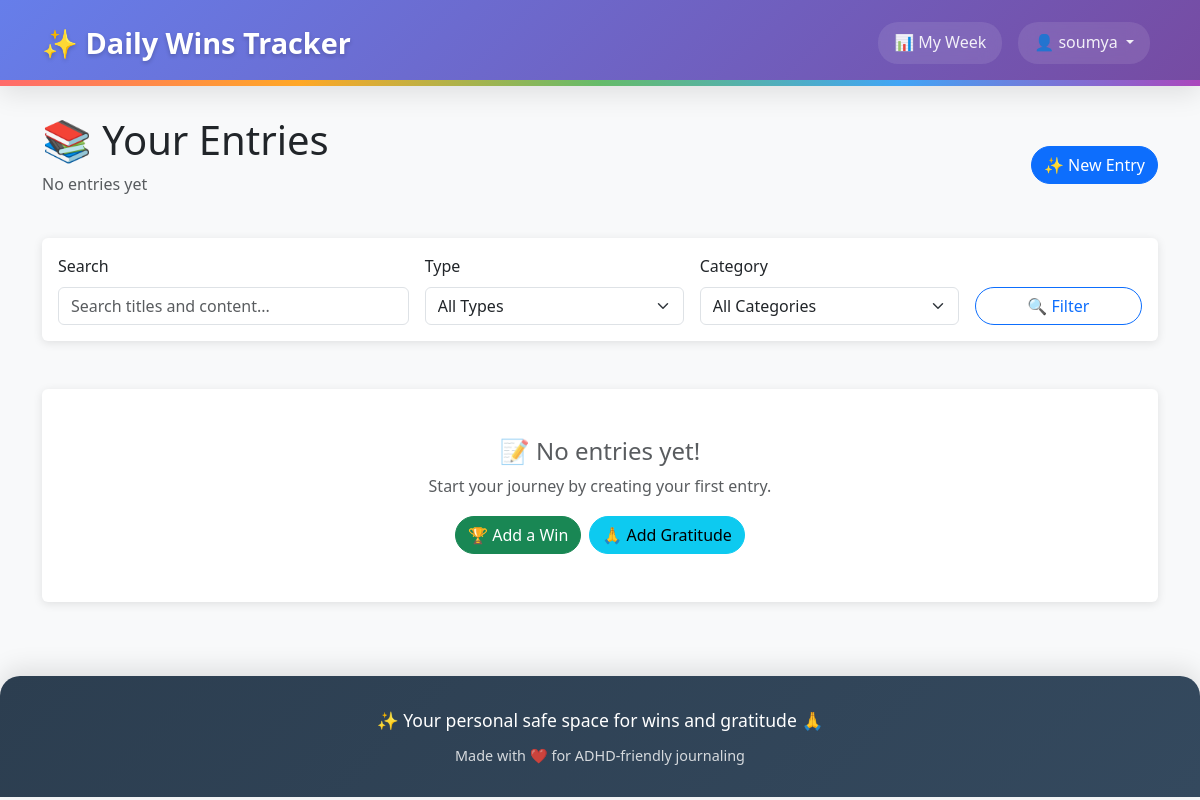
Page /entries/ (signed in) on the earlier database version.
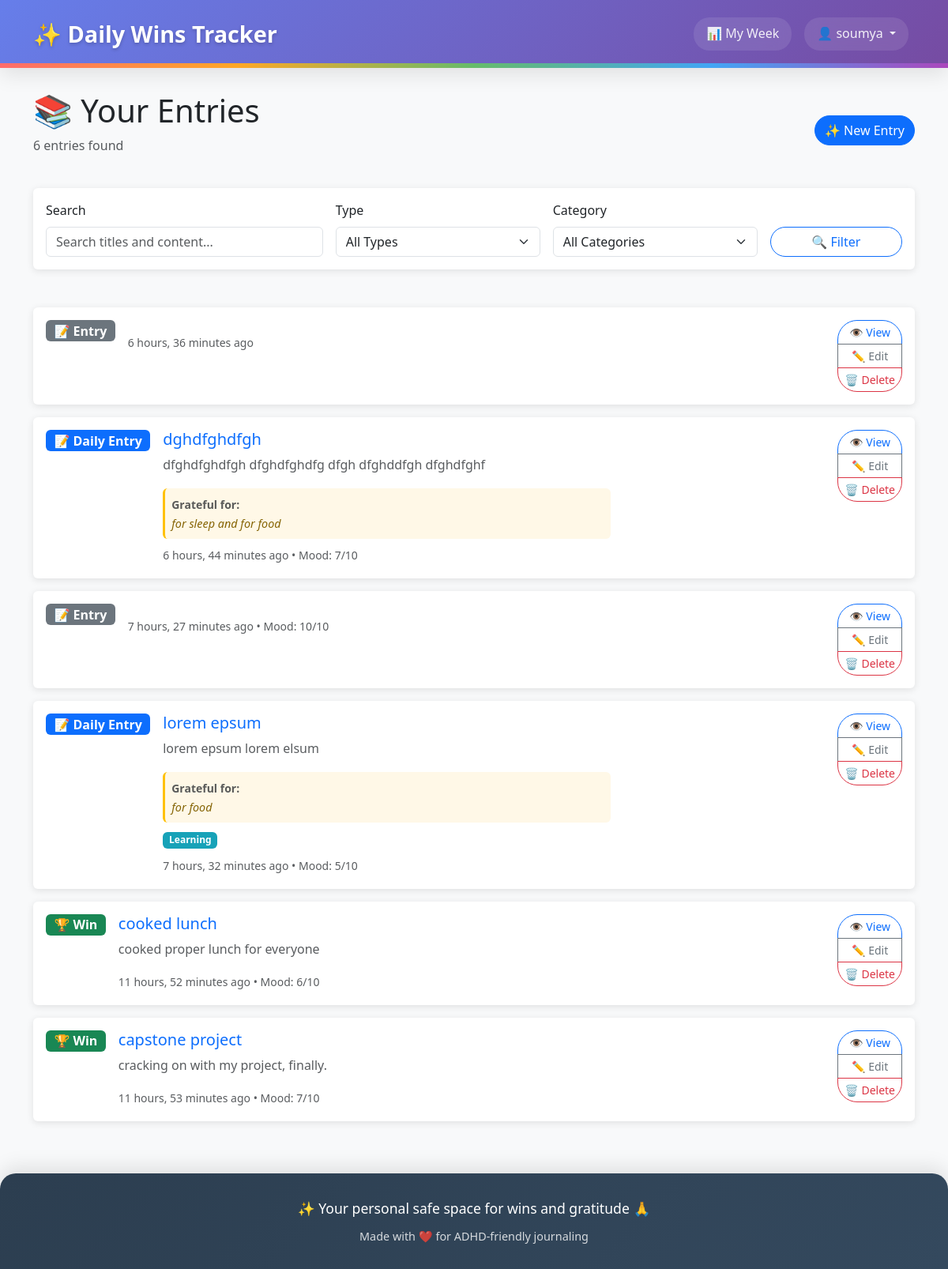
Same page on the later database version.
### tracker/models.py (models this page shows, shortened)
class Entry(models.Model):
    class MoodChoice(models.IntegerChoices):
        TERRIBLE = 1, '😰 Terrible'
        BAD = 2, '😞 Bad'
        MEH = 3, '😐 Meh'
        OKAY = 4, '🙂 Okay'
        GOOD = 5, '😊 Good'
        GREAT = 6, '😄 Great'
        AMAZING = 7, '🤩 Amazing'
        FANTASTIC = 8, '🥳 Fantastic'
        INCREDIBLE = 9, '✨ Incredible'
        PERFECT = 10, '🌟 Perfect'
    user = models.ForeignKey(User, on_delete=models.CASCADE, related_name='entries')
    entry_date = models.DateField(help_text="The date this entry is for", null=True, blank=True)
    title = models.CharField(max_length=200, blank=True, help_text="Short title for your daily win")
    content = models.TextField(blank=True, help_text="Details about your daily wins")
    mood_rating = models.IntegerField(
        choices=MoodChoice.choices,
        null=True,
        blank=True,
        help_text="How was your mood today?"
    )
    gratitude_text = models.TextField(
        blank=True,
        help_text="Today I was grateful for..."
    )
    date_created = models.DateTimeField(auto_now_add=True)
    date_modified = models.DateTimeField(auto_now=True)
    is_private = models.BooleanField(default=True)
    categories = models.ManyToManyField(
        Category,
        blank=True,
        related_name='entries',
        help_text="Optional categories for this entry"
    )
    class Meta:
        verbose_name_plural = "Entries"
        ordering = ['-entry_date', '-date_created']
        constraints = [
            UniqueConstraint(
                fields=['user', 'entry_date'],
                name='unique_entry_per_user_per_day',
                violation_error_message='You can only have one entry per day.'
            ),
            models.CheckConstraint(
                name='mood_rating_valid_choice',
                check=models.Q(mood_rating__isnull=True) | models.Q(mood_rating__in=[1,2,3,4,5,6,7,8,9,10]),
                violation_error_message='Mood rating must be between 1 and 10.',
            )
        ]
        indexes = [
            models.Index(fields=['user', '-entry_date']),
            models.Index(fields=['user', 'entry_date']),  # For specific day lookups
            models.Index(fields=['mood_rating']),
        ]

class Category(models.Model):
    user = models.ForeignKey(User, on_delete=models.CASCADE, related_name='categories')
    name = models.CharField(max_length=100)
    color = models.CharField(
        max_length=7,
        default='#007bff',
        validators=[
            RegexValidator(
                regex='^#[0-9A-Fa-f]{6}$',
                message='Color must be a valid hex code (e.g., #007bff)'
            )
        ]
    )
    description = models.TextField(blank=True)
    date_created = models.DateTimeField(auto_now_add=True)
    class Meta:
        verbose_name_plural = "Categories"
        ordering = ['name']
        constraints = [
            UniqueConstraint(
                Lower('name'), 'user',
                name='unique_category_name_per_user',
                violation_error_message='You already have a category with this name (case-insensitive).'
            )
        ]
        indexes = [
            models.Index(fields=['user', 'name']),
            Index(Lower('name'), name='idx_category_lower_name'),  # Functional index for case-insensitive lookups
        ]

### tracker/views.py (the view)
# urls.py: path("entries/", views.entry_list, name="entry_list"),
@login_required
def entry_list(request):
    entries = Entry.objects.filter(user=request.user)
    entry_type_filter = request.GET.get('type')
    if entry_type_filter == 'win':
        entries = entries.exclude(content__exact='')
    elif entry_type_filter == 'gratitude':
        entries = entries.exclude(gratitude_text__exact='')
    category_filter = request.GET.get('category')
    if category_filter:
        try:
            category_id = int(category_filter)
            entries = entries.filter(categories__id=category_id)
        except (ValueError, TypeError):
            pass
    search_query = request.GET.get('search')
    if search_query:
        entries = entries.filter(
            Q(title__icontains=search_query) |
            Q(content__icontains=search_query)
        )
    entries = entries.distinct().order_by('-date_created')
    paginator = Paginator(entries, 10)  # 10 entries per page
    page_number = request.GET.get('page')
    page_obj = paginator.get_page(page_number)
    user_categories = Category.objects.filter(user=request.user)
    context = {
        'page_obj': page_obj,
        'entries': page_obj,  # For template compatibility
        'user_categories': user_categories,
        'current_filter': entry_type_filter,
        'current_category': category_filter,
        'search_query': search_query or '',
        'total_count': entries.count(),
    }
    return render(request, 'tracker/entry_list.html', context)

### templates/tracker/entry_list.html (shortened to what the changed rows need)
{% extends "base.html" %}
{% block content %}
<div class="row">
    <div class="col-md-12">
        <div class="d-flex justify-content-between align-items-center mb-4">
            <div>
                <h1>📚 Your Entries</h1>
                <p class="text-muted">
                    {% if total_count %}
                        {{ total_count }} entr{{ total_count|pluralize:"y,ies" }} found
                    {% else %}
                        No entries yet
                    {% endif %}
                </p>
            </div>
        </div>
    </div>
</div>
<div class="row">
    <div class="col-md-12">
        {% if entries %}
            {% for entry in entries %}
                <div class="card mb-3">
                    <div class="card-body">
                        <div class="row">
                            <div class="col-md-8">
                                <div class="d-flex align-items-start">
                                    <div class="me-3">
                                        {% if entry.content and entry.gratitude_text %}
                                            <span class="badge bg-primary fs-6">📝 Daily Entry</span>
                                        {% elif entry.content %}
                                            <span class="badge bg-success fs-6">🏆 Win</span>
                                        {% elif entry.gratitude_text %}
                                            <span class="badge bg-info fs-6">🙏 Gratitude</span>
                                        {% else %}
                                            <span class="badge bg-secondary fs-6">📝 Entry</span>
                                        {% endif %}
                                    </div>
                                    <div class="flex-grow-1">
                                        <h5 class="card-title mb-2">
                                            <a href="{% url 'entry_detail' entry.pk %}" class="text-decoration-none">
                                                {{ entry.title }}
                                            </a>
                                        </h5>
                                        <p class="card-text text-muted">
                                            {% if entry.content %}
                                                {{ entry.content|truncatewords:30 }}
                                            {% endif %}
                                        </p>
                                        {% if entry.gratitude_text %}
                                            <div class="p-2 mb-2" style="background: #fff8e7; border-radius: 6px; border-left: 3px solid #ffc107;">
                                                <small class="text-muted"><strong>Grateful for:</strong></small>
                                                <p class="card-text mb-0" style="font-style: italic; color: #856404; font-size: 0.9rem;">
                                                    {{ entry.gratitude_text|truncatewords:20 }}
                                                </p>
                                            </div>
                                        {% endif %}
                                        {% if entry.categories.all %}
                                            <div class="mb-2">
                                                {% for category in entry.categories.all %}
                                                    <span class="badge me-1" style="background-color: {{ category.color }};">
                                                        {{ category.name }}
                                                    </span>
                                                {% endfor %}
                                            </div>
                                        {% endif %}
                                        <small class="text-muted">
                                            {{ entry.date_created|timesince }} ago
                                            {% if entry.mood_rating %}
                                                • Mood: {{ entry.mood_rating }}/10
                                            {% endif %}
                                        </small>
                                    </div>
                                </div>
                            </div>
                            <div class="col-md-4 text-end">
                                <div class="btn-group-vertical btn-group-sm" role="group">
                                    <a href="{% url 'entry_detail' entry.pk %}" class="btn btn-outline-primary">
                                        👁️ View
                                    </a>
                                    <a href="{% url 'entry_edit' entry.pk %}" class="btn btn-outline-secondary">
                                        ✏️ Edit
                                    </a>
                                    <button type="button" class="btn btn-outline-danger" onclick="deleteEntry({{ entry.pk }})">
                                        🗑️ Delete
                                    </button>
                                </div>
                            </div>
                        </div>
                    </div>
                </div>
            {% endfor %}
        {% else %}
            <div class="card">
                <div class="card-body text-center py-5">
                    {% if search_query or current_filter or current_category %}
                        <h4 class="text-muted">🔍 No entries found</h4>
                        <p class="text-muted">Try adjusting your search criteria or filters.</p>
                        <a href="{% url 'entry_list' %}" class="btn btn-outline-secondary">Clear Filters</a>
                    {% else %}
                        <h4 class="text-muted">📝 No entries yet!</h4>
                        <p class="text-muted">Start your journey by creating your first entry.</p>
                        <div class="d-grid gap-2 d-md-flex justify-content-md-center">
                            <a href="{% url 'entry_create' %}?type=win" class="btn btn-success">
                                🏆 Add a Win
                            </a>
                            <a href="{% url 'entry_create' %}?type=gratitude" class="btn btn-info">
                                🙏 Add Gratitude
                            </a>
                        </div>
                    {% endif %}
                </div>
            </div>
        {% endif %}
    </div>
</div>
{% endblock %}

Differences in the rows shown:
added Entry: content "📝 Entry", date_created "6 hours, 36 minutes"
added Entry: shows "📝 Daily Entry", title "dghdfghdfgh", content "dfghdfghdfgh dfghdfghdfg dfgh dfghddfgh dfghdfghf", gratitude_text "for sleep and for food", date_created "6 hours, 44 minutes", mood_rating "7"
added Entry: content "📝 Entry", date_created "7 hours, 27 minutes", mood_rating "10"
added Entry: shows "📝 Daily Entry", title "lorem epsum", content "lorem epsum lorem elsum", gratitude_text "for food", date_created "7 hours, 32 minutes", mood_rating "5"
added Category: name "Learning"
added Entry: gratitude_text "🏆 Win", title "cooked lunch", content "cooked proper lunch for everyone", date_created "11 hours, 52 minutes", mood_rating "6"
added Entry: gratitude_text "🏆 Win", title "capstone project", content "cracking on with my project, finally.", date_created "11 hours, 53 minutes", mood_rating "7"
Other differences:
{{ total_count }}: (not shown) → "6"
text no longer shown: "No entries yet 📝 No entries yet! Start your journey by creating your first entry. 🏆 Add a Win 🙏 Add Gratitude"
text now shown: "entr found"
